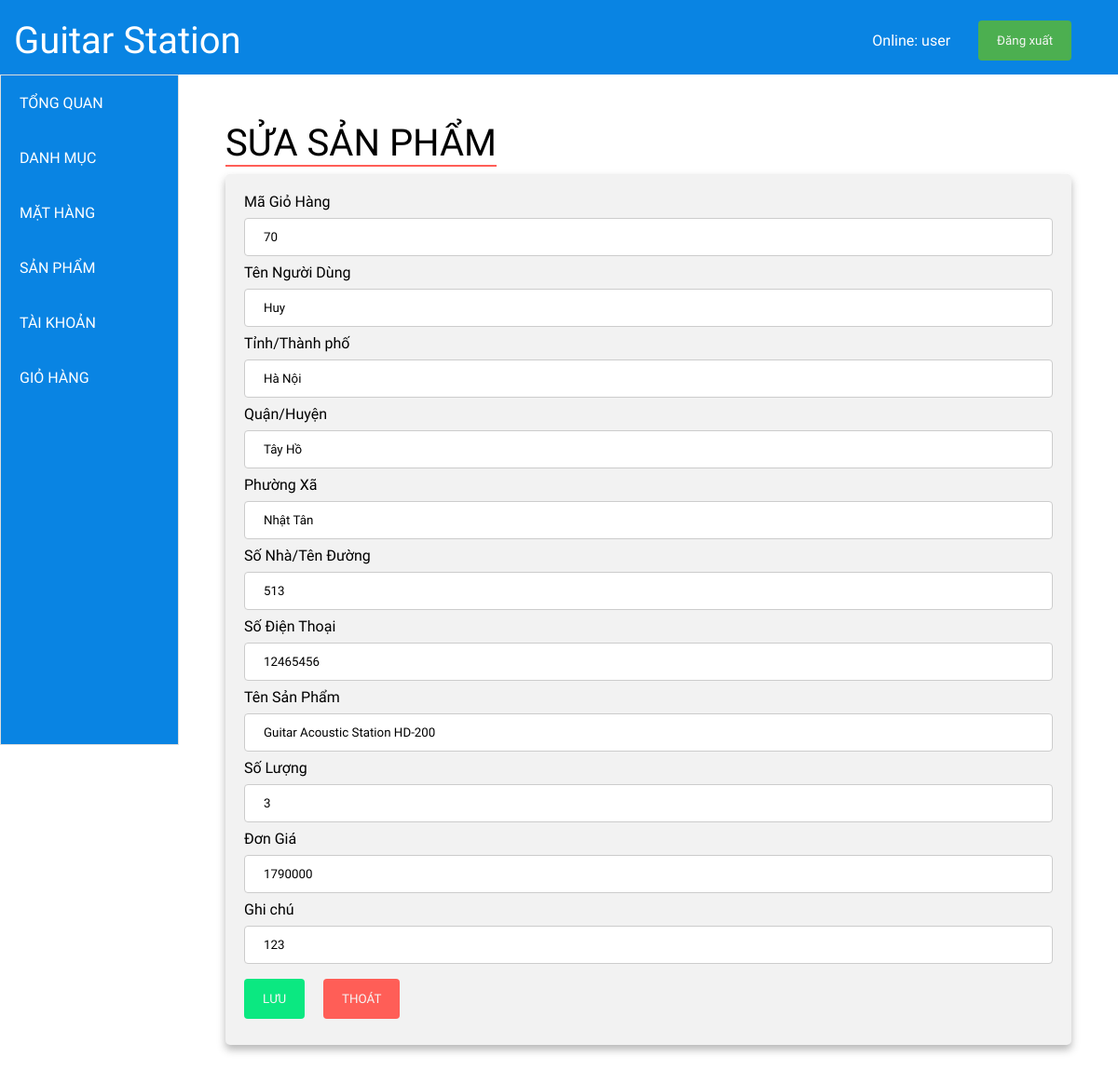
The page /admin/cart/cart.php?page_layout=edit&order_id=37&pro_id=2&cart_id=70 (signed in) on the database its author committed.
### tables this page shows
CREATE TABLE `tbl_cartinf` (
  `cart_id` int(20) NOT NULL,
  `order_id` int(20) NOT NULL,
  `user_id` int(20) NOT NULL,
  `pro_id` int(20) NOT NULL,
  `cart_soluong` int(20) DEFAULT NULL,
  `cart_price` int(20) DEFAULT NULL,
  `cart_total` int(20) NOT NULL
);

CREATE TABLE `tbl_cartmain` (
  `order_id` int(20) NOT NULL,
  `user_id` int(20) NOT NULL,
  `order_name` varchar(30) NOT NULL,
  `order_address` varchar(50) NOT NULL,
  `order_address2` varchar(50) DEFAULT NULL,
  `order_address3` varchar(50) DEFAULT NULL,
  `order_address4` varchar(50) DEFAULT NULL,
  `order_phone` int(20) NOT NULL,
  `order_email` varchar(50) NOT NULL,
  `order_note` varchar(50) NOT NULL,
  `Total` float NOT NULL
);

CREATE TABLE `tbl_product` (
  `cate_id` int(5) NOT NULL,
  `pro_id` int(5) NOT NULL,
  `pro_name` varchar(50) NOT NULL,
  `pro_price` int(20) NOT NULL,
  `pro_rate` int(6) NOT NULL,
  `pro_number` int(5) NOT NULL,
  `pro_img` varchar(255) DEFAULT NULL,
  `pro_img1` varchar(255) DEFAULT NULL,
  `pro_img2` varchar(255) DEFAULT NULL,
  `pro_img3` varchar(255) DEFAULT NULL,
  `pro_img4` varchar(255) DEFAULT NULL,
  `pro_band` varchar(50) NOT NULL,
  `pro_des` varchar(5000) NOT NULL
);

### admin/cart/cart_edit.php (the view, shortened to what this page needs)
<!DOCTYPE html>
<html lang="en">
<head>
    <link rel="stylesheet" href="../admin.css">
    <link rel="stylesheet" href="../product.css">
    <link rel="stylesheet" href="../product/newAdd.css">
    <link rel="stylesheet" href="../product/pro.css">
    <link rel="stylesheet" href="../product/button.css">
    <link rel="stylesheet" href="https://use.fontawesome.com/releases/v5.7.2/css/all.css">
</head>
<body>
    <?php
    $order_id = $_GET['order_id'];
    $cart_id = $_GET['cart_id'];
    $connect = mysqli_connect('localhost', 'root', '', 'qlchguitar');
    $sql = "SELECT tbl_cartinf.cart_id,tbl_cartinf.order_id, tbl_cartmain.order_name,tbl_cartmain.order_address,tbl_cartmain.order_address2,tbl_cartmain.order_address3,tbl_cartmain.order_address4,tbl_cartmain.order_phone,tbl_product.pro_name,tbl_cartinf.cart_soluong,tbl_cartinf.cart_price,tbl_cartinf.cart_total,tbl_cartmain.order_note
    FROM tbl_cartinf,tbl_cartmain,tbl_product WHERE tbl_product.pro_id=tbl_cartinf.pro_id and tbl_cartmain.order_id='".$order_id."' and tbl_cartinf.order_id='".$order_id."' and tbl_cartinf.cart_id='".$cart_id."'";
    $query = mysqli_query($connect, $sql);
    $row = mysqli_fetch_assoc($query);
    ?>
    <?php
    if (empty($_SESSION['current_user'])) {
        ?>
            Chua dang nhap , dang nhap tai
            <a href="../login.php">Tai day</a>
        <?php } else {
            $currentUser = $_SESSION['current_user'];
        ?>
        <header style="background-color: #0984e3;">
                <div class="cnt">
                    <div class="logo">
                    <span><a href="../homepage.php" style="text-decoration: none; color:white;">Guitar Station</a></span>
                    </div>
                    <div class="in-out" style="margin-right: 50px;">
                        <div class="name">
                            <p>Online: <?= $currentUser['user_name'] ?></p>
                        </div>
                        <button><a href="../../logout.php">Đăng xuất</a></button>
                    </div>
                </div>
            </header>
            <div class="main">
        <div class="nav-small" style="height: calc(100vh - 80px); width:192px;">
            <div class="nav-small_left">
                <div class="nav-item">
                    <a href="../homepage.php">TỔNG QUAN</a>
                </div>
                <div class="nav-item">
                    <a href="../menu/menu.php">DANH MỤC</a>
                </div>
                <div class="nav-item">
                    <a href="../cate/cate.php">MẶT HÀNG</a>
                </div>
                <div class="nav-item">
                    <a href="../product/product.php">SẢN PHẨM</a>
                </div>
                <div class="nav-item">
                    <a href="../user/user.php">TÀI KHOẢN</a>
                </div>
                <div class="nav-item">
                    <a href="cart.php">GIỎ HÀNG</a>
                </div>
            </div>
        </div>
        <div class="display-data" style="width: 1630px">
            <div class="title">
                <span>SỬA SẢN PHẨM</span>
            </div>
            <div class="add">
                <form action="" method="POST">
                    <label for="fname">Mã Giỏ Hàng</label>
                    <input type="text" id="fname" name="cart_id" readonly require value="<?php echo $row['cart_id']; ?>">
                    <label for="fname">Tên Người Dùng</label>
                    <input type="text" id="fname" name="order_name" required value="<?php echo $row['order_name']; ?>">
                    <label for="fname">Tỉnh/Thành phố</label>
                    <input type="text" id="fname" name="order_address"  require value="<?php echo $row['order_address']; ?>">
                    <label for="fname">Quận/Huyện</label>
                    <input type="text" id="fname" name="order_address2"  require value="<?php echo $row['order_address2']; ?>">
                    <label for="fname">Phường Xã</label>
                    <input type="text" id="fname" name="order_address3" " require value="<?php echo $row['order_address3']; ?>">
                    <label for="fname">Số Nhà/Tên Đường</label>
                    <input type="text" id="fname" name="order_address4"  require value="<?php echo $row['order_address4']; ?>">
                    <label for="fname">Số Điện Thoại</label>
                    <input type="text" id="fname" name="order_phone"  require value="<?php echo $row['order_phone']; ?>">
                    <label for="fname">Tên Sản Phẩm</label>
                    <input type="text" id="fname" name="pro_name" readonly require value="<?php echo $row['pro_name']; ?>">
                    <label for="fname">Số Lượng</label>
                    <input type="text" id="fname" name="cart_soluong" required value="<?php echo $row['cart_soluong']; ?>">
                    <label for="fname">Đơn Giá</label>
                    <input type="text" id="fname" name="cart_price" readonly required value="<?php echo $row['cart_price']; ?>">
                    <label for="fname">Ghi chú</label>
                    <input type="text" id="fname" name="order_note" required value="<?php echo $row['order_note']; ?>">
                    <div class="btn" style="display: flex; ">
                        <div class="button-save" style="margin: 8px 10px 0px 0px;">
                            <button  type="submit" name="sbm"> LƯU </button>
                        </div>
                        <div class="btn-exit" style="margin: 8px 10px;">
                            <button >
                                <div class="exit">
                                    <a href="cart.php?page_layout=show">THOÁT</a>
                                </div>
                            </button>
                        </div>
                    </div>
                </form>
            </div>
        </div>
    </div>
    <?php
    }
    ?>
</body>
</html>

### admin/admin.css (style rules this page uses)
* { margin: 0; padding: 0; box-sizing: border-box; }
header { height: 80px; }
.cnt { display: flex; justify-content: space-between; align-items: center; padding-top: 20px; }
.logo span { color: white; font-size: 40px; }
.name { padding: 0px 30px; }
.in-out { color: white; display: flex; align-items: center; }
.in-out button { background-color: #4CAF50; padding: 14px 20px; border: none; border-radius: 4px; cursor: pointer; }
.logo { margin-left: 15px; }
.main { display: flex; justify-content: space-between; height: auto }
.nav-small { border: 1px solid #ddd; }
.nav-item { padding: 20px; }
.nav-item a { text-decoration: none; color: white; }
.display-data { color: black; }

### admin/product/newAdd.css (style rules this page uses)
.title { margin-bottom: 10px; }
.title span { font-size: 40px; border-bottom: 2px solid brown; }
.add input { width: 100%; padding: 12px 20px; margin: 8px 0; display: inline-block; border: 1px solid #ccc; border-radius: 4px; box-sizing: border-box; }
.add button { color: whitesmoke; padding: 14px 20px; border: none; border-radius: 4px; cursor: pointer; }
.add { border-radius: 5px; background-color: #f2f2f2; padding: 20px; }

### admin/product/pro.css (style rules this page uses)
.nav-small { width: 200px; background-color: #0984e3; }
.display-data { width: fit-content; margin: 50px 50px 30px; }
.title span { font-size: 40px; border-bottom: 2px solid #ff5e57; }
.in-out a { text-decoration: none; color: whitesmoke; }
.nav-item { width: 190px; cursor: pointer; text-align: left; }

### admin/product/button.css (style rules this page uses)
.add input { outline: none; }
.add { box-shadow: 0 5px 8px 0 rgba(50, 50, 50, 0.35); -webkit-box-shadow: 0 5px 8px 0 rgba(50, 50, 50, 0.35); -moz-box-shadow: 0 5px 8px 0 rgba(50, 50, 50, 0.35); }
.button-save button { background-color: #0be881; }
.btn-exit a { text-decoration: none; color: whitesmoke; }
.btn-exit button { background-color: #ff5e57; }

### admin/cart/cart.php (style rules this page uses)
* { font-family: 'Work Sans', sans-serif; }

### rows shown on the page
tbl_cartinf: cart_id "70", order_name "Huy", order_address "Hà Nội", order_address2 "Tây Hồ", order_address3 "Nhật Tân", order_address4 "513", order_phone "12465456", pro_name "Guitar Acoustic Station HD-200", cart_soluong "3", cart_price "1790000", order_note "123"

### other values the page prints
$currentUser['user_name'] "user"
